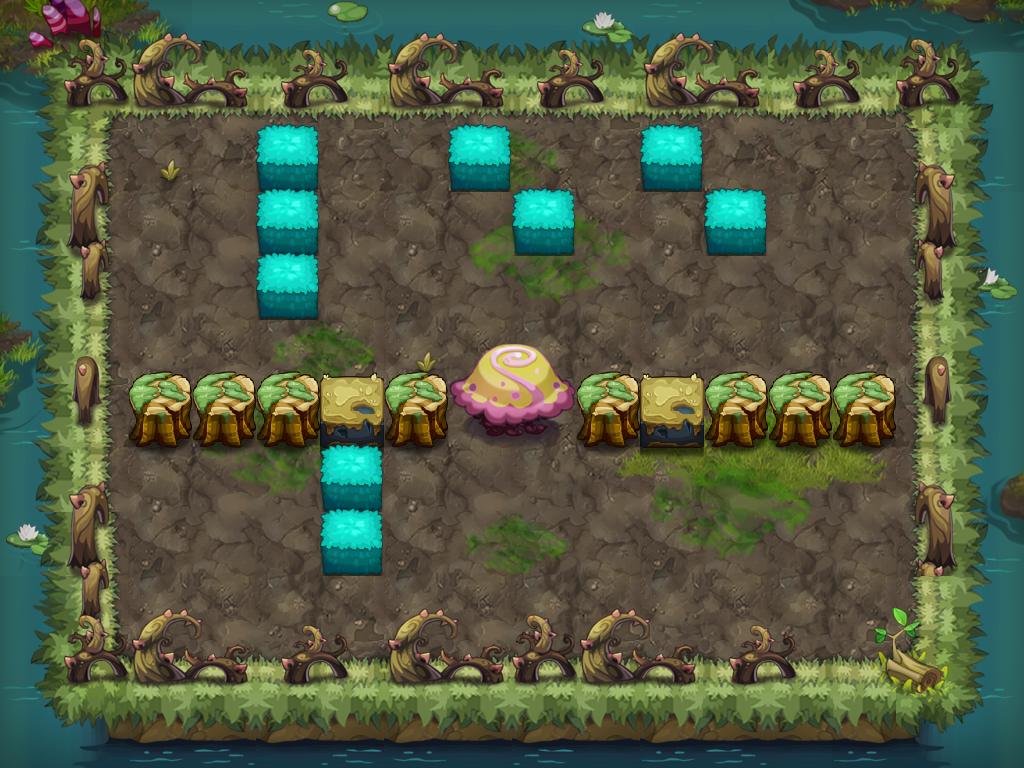

Tiled map render using the project's own tile images. Description and the map definition, with tile-layer contents summarised, below:
An orthogonal 16x12 tile map with 64x64 px tiles, 16 tile layers (PASS, 块层 2, 块层 14, 块层 15, ...) and 9 objects (5x TRAP, 3x hsrng2, PLAYER).

<map version="1.0" orientation="orthogonal" width="16" height="12" tilewidth="64" tileheight="64">
 <properties>
  <property name="DESTRY1" value="221" />
  <property name="DESTRY2" value="225" />
  <property name="DESTRY3" value="223" />
  <property name="DESTRY_COUNT" value="3" />
  <property name="EXP" value="515" />
  <property name="ITEM" value="D014" />
  <property name="MONEY" value="773" />
  <property name="START_SCRIPT" value="lv45" />
 </properties>
 <tileset firstgid="1" name="swzz" tilewidth="64" tileheight="64">
  <image source="swzz-hd.png" width="1000" height="2048" />
 </tileset>
 <layer name="PASS" width="16" height="12">
  <data>[192 cells, 118 non-empty, 18 distinct tile ids]</data>
 </layer>
 <layer name="块层 2" width="16" height="12">
  <data>[192 cells, 148 non-empty, 22 distinct tile ids]</data>
 </layer>
 <layer name="块层 14" width="16" height="12">
  <data>[192 cells, 42 non-empty, 26 distinct tile ids]</data>
 </layer>
 <layer name="块层 15" width="16" height="12">
  <data>[192 cells, 20 non-empty, 6 distinct tile ids]</data>
 </layer>
 <layer name="块层 13" width="16" height="12">
  <data>[192 cells, 125 non-empty, 21 distinct tile ids]</data>
 </layer>
 <layer name="块层 4" width="16" height="12">
  <data>[192 cells, 16 non-empty, 4 distinct tile ids]</data>
 </layer>
 <layer name="块层 3" width="16" height="12">
  <data>[192 cells, 59 non-empty, 18 distinct tile ids]</data>
 </layer>
 <layer name="块层 6" width="16" height="12">
  <data>[192 cells, 23 non-empty, 7 distinct tile ids]</data>
 </layer>
 <layer name="块层 16" width="16" height="12">
  <data>[192 cells, 52 non-empty, 5 distinct tile ids]</data>
 </layer>
 <layer name="SHELTER 9" width="16" height="12">
  <data>[192 cells, 14 non-empty, 7 distinct tile ids]</data>
 </layer>
 <layer name="SHELTER 7" width="16" height="12">
  <data>[192 cells, 1 non-empty, 1 distinct tile ids]</data>
 </layer>
 <layer name="SHELTER 6" width="16" height="12">
  <data>[192 cells, 1 non-empty, 1 distinct tile ids]</data>
 </layer>
 <layer name="SHELTER 5" width="16" height="12">
  <data>[192 cells, 10 non-empty, 2 distinct tile ids]</data>
 </layer>
 <layer name="SHELTER 3" width="16" height="12">
  <data>[192 cells, 1 non-empty, 1 distinct tile ids]</data>
 </layer>
 <layer name="SHELTER 2" width="16" height="12">
  <data>[192 cells, 3 non-empty, 1 distinct tile ids]</data>
 </layer>
 <layer name="SHELTER 1" width="16" height="12">
  <data>[192 cells, 3 non-empty, 1 distinct tile ids]</data>
 </layer>
 <objectgroup name="对象层 1" width="32" height="24">
  <object name="PLAYER" type="PLAYER" x="128" y="256" width="64" height="64" />
  <object name="hsrng2" x="384" y="192" width="64" height="64">
   <properties>
    <property name="lua_ai" value="monster_hsrng_ai" />
    <property name="quality" value="hsrng2.quality" />
   </properties>
  </object>
  <object name="hsrng2" x="768" y="192" width="64" height="64">
   <properties>
    <property name="lua_ai" value="monster_hsrng_ai" />
    <property name="quality" value="hsrng2.quality" />
   </properties>
  </object>
  <object name="zi_dan_up1" type="TRAP" x="640" y="576" width="64" height="64">
   <properties>
    <property name="trap_ani" value="poison_tree.actor" />
    <property name="trap_delay" value="2" />
    <property name="trap_id" value="0" />
    <property name="trap_script" value="trap(&quot;zi_dan_up1&quot;):setAtkPower(target(&quot;PLAYER&quot;):getHP()*0.1);trap(&quot;zi_dan_up1&quot;):turnUp(); trap(&quot;zi_dan_up1&quot;):getAI():getActions():addObject( AIUseSkill:create(   SkillLua:create(&quot;skill_0002&quot;)  )  );" />
    <property name="trap_start_mode" value="2" />
    <property name="trap_state" value="open" />
    <property name="trap_turn" value="up" />
   </properties>
  </object>
  <object name="mp1" type="TRAP" x="832" y="320" width="64" height="64">
   <properties>
    <property name="trap_ani" value="mp.actor" />
    <property name="trap_floor" value="true" />
    <property name="trap_id" value="0" />
    <property name="trap_script" value="trap_moveto(&quot;PLAYER&quot;, &quot;mp1&quot;,target(&quot;mp2&quot;):getX(),target(&quot;mp2&quot;):getY() );" />
    <property name="trap_sound_id" value="1" />
    <property name="trap_start_mode" value="0" />
    <property name="trap_state" value="open" />
   </properties>
  </object>
  <object name="mp2" type="TRAP" x="832" y="448" width="64" height="64">
   <properties>
    <property name="trap_ani" value="mp.actor" />
    <property name="trap_floor" value="true" />
    <property name="trap_id" value="0" />
    <property name="trap_script" value="trap_moveto(&quot;PLAYER&quot;, &quot;mp2&quot;,target(&quot;mp1&quot;):getX(),target(&quot;mp1&quot;):getY() );" />
    <property name="trap_sound_id" value="1" />
    <property name="trap_start_mode" value="0" />
    <property name="trap_state" value="open" />
   </properties>
  </object>
  <object name="hsrng2" x="192" y="512" width="64" height="64">
   <properties>
    <property name="lua_ai" value="monster_hsrng_ai" />
    <property name="quality" value="hsrng2.quality" />
   </properties>
  </object>
  <object name="bh1" type="TRAP" x="576" y="256" width="64" height="64">
   <properties>
    <property name="trap_ani" value="black_hole.actor" />
    <property name="trap_floor" value="true" />
    <property name="trap_id" value="2" />
    <property name="trap_sh" value="0.1" />
    <property name="trap_sw" value="0.1" />
   </properties>
  </object>
  <object name="xy1" type="TRAP" x="576" y="256" width="64" height="64">
   <properties>
    <property name="lua_ai" value="trap_mire_ai" />
    <property name="trap_sh" value="0.1" />
    <property name="trap_sw" value="0.1" />
   </properties>
  </object>
 </objectgroup>
</map>
